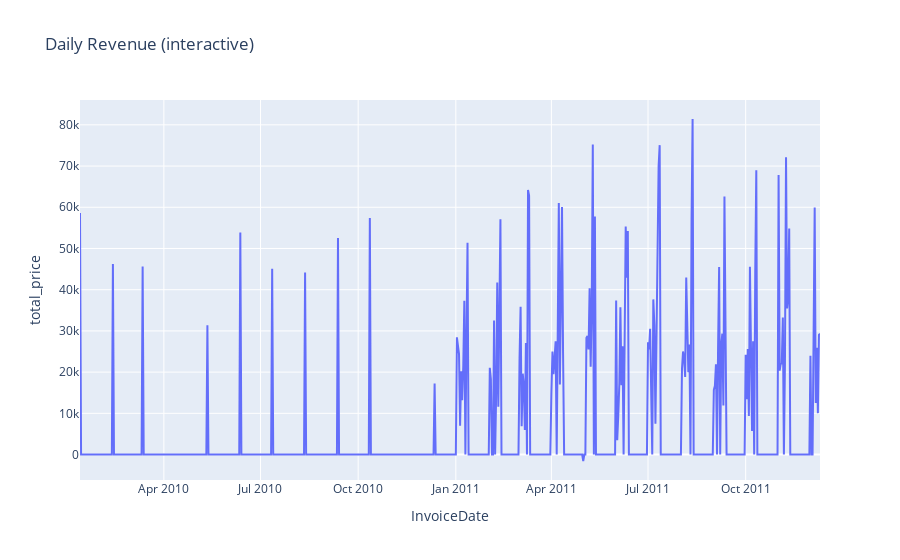
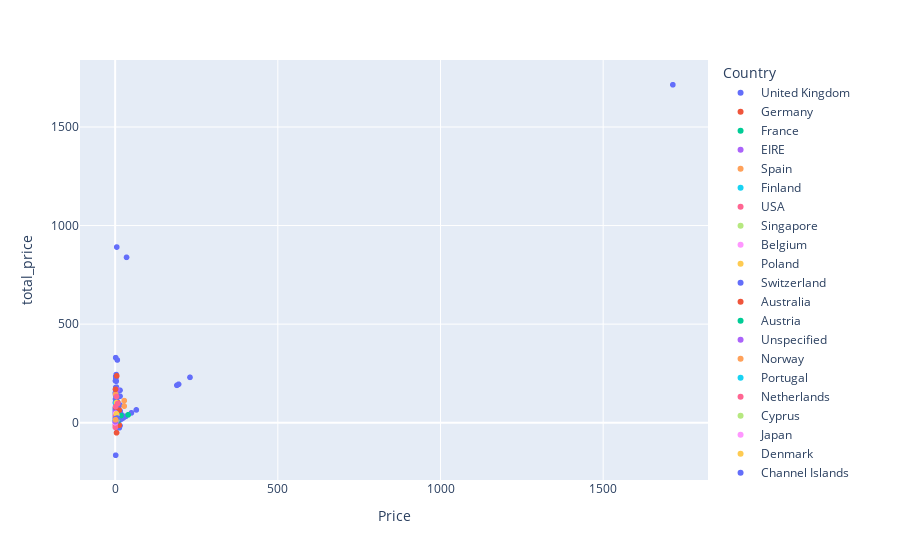

Notebook code for these charts, in order:
### Code cell
fig = px.line(daily.reset_index(), x='InvoiceDate', y='total_price', title='Daily Revenue (interactive)')
fig.show()

fig2 = px.scatter(df.sample(2000), x='Price', y='total_price', color='Country', hover_data=['Description'])
fig2.show()

### Figure 1 — Plotly figure (JSON) as saved in the notebook; plotly's stock layout.template omitted (floating-point values rounded to 4 significant figures; data arrays with more than 128 entries replaced by an {"elided": "..."} marker saying what was removed)
{"data": [{"hovertemplate": "InvoiceDate=%{x}<br>total_price=%{y}<extra></extra>", "legendgroup": "", "line": {"color": "#636efa", "dash": "solid"}, "marker": {"symbol": "circle"}, "mode": "lines", "name": "", "orientation": "v", "showlegend": false, "type": "scatter", "x": {"elided": "698 str values"}, "xaxis": "x", "y": {"elided": "698 float values"}, "yaxis": "y"}], "layout": {"legend": {"tracegroupgap": 0}, "title": {"text": "Daily Revenue (interactive)"}, "xaxis": {"anchor": "y", "domain": [0, 1], "title": {"text": "InvoiceDate"}}, "yaxis": {"anchor": "x", "domain": [0, 1], "title": {"text": "total_price"}}}}

### Figure 2 — Plotly figure (JSON) as saved in the notebook; plotly's stock layout.template omitted (floating-point values rounded to 4 significant figures; data arrays with more than 128 entries replaced by an {"elided": "..."} marker saying what was removed)
{"data": [{"customdata": {"elided": "1826x1 str values"}, "hovertemplate": "Country=United Kingdom<br>Price=%{x}<br>total_price=%{y}<br>Description=%{customdata[0]}<extra></extra>", "legendgroup": "United Kingdom", "marker": {"color": "#636efa", "symbol": "circle"}, "mode": "markers", "name": "United Kingdom", "showlegend": true, "type": "scattergl", "x": {"elided": "1826 float values"}, "xaxis": "x", "y": {"elided": "1826 float values"}, "yaxis": "y"}, {"customdata": [["JUMBO BAG PEARS"], ["SET OF 12 FAIRY CAKE BAKING CASES"], ["3 STRIPEY MICE FELTCRAFT"], ["PACK 3 BOXES CHRISTMAS PANNETONE"], ["SKETCHBOOK MAGNETIC SHOPPING LIST"], ["ALARM CLOCK BAKELIKE IVORY"], ["RABBIT NIGHT LIGHT"], ["SWEETHEART 3 TIER CAKE STAND "], ["FIVE HEART HANGING DECORATION"], ["JAM MAKING SET WITH JARS"], ["WOODEN OWLS LIGHT GARLAND "], ["JAM MAKING SET PRINTED"], ["SET OF 16 VINTAGE SKY BLUE CUTLERY"], ["STRAWBERRY FAIRY CAKE TEAPOT"], ["EASTER TIN CHICKS IN GARDEN"], ["BEACH HUT SHELF W 3 DRAWERS"], ["GINGERBREAD MAN COOKIE CUTTER"], ["RED RETROSPOT UMBRELLA"], ["RED TOADSTOOL LED NIGHT LIGHT"], ["CAKE STAND 3 TIER MAGIC GARDEN"], ["RETROSPOT PARTY BAG + STICKER SET"], ["HAIRCLIPS FORTIES FABRIC ASSORTED"], ["SET OF 60 PANTRY DESIGN CAKE CASES "], ["PACK OF 12 LONDON TISSUES "], ["IVORY KITCHEN SCALES"], ["JUMBO BAG SPACEBOY DESIGN"], ["PINK PARTY BAGS"], ["SKULLS STORAGE BOX SMALL"], ["RECYCLED ACAPULCO MAT RED"], ["COFFEE MUG PEARS  DESIGN"], ["SET OF 3 CAKE TINS PANTRY DESIGN "], ["WOODLAND SMALL RED FELT HEART"], ["MAGIC DRAWING SLATE SPACEBOY "], ["RED GINGHAM ROSE JEWELLERY BOX"], ["RED RETROSPOT PEG BAG"], ["GUMBALL COAT RACK"], ["BAKING SET SPACEBOY DESIGN"], ["JUMBO BAG VINTAGE LEAF"], ["WHITE SPOT RED CERAMIC DRAWER KNOB"], ["ROUND SNACK BOXES SET OF 4 FRUITS "], ["CHILDRENS CUTLERY SPACEBOY "], ["ROUND SNACK BOXES SET OF 4 FRUITS "], ["RECIPE BOX BLUE SKETCHBOOK DESIGN"], ["PACK OF 6 BIRDY GIFT TAGS"], ["SET OF 2 TEA TOWELS APPLE AND PEARS"], ["CHARLOTTE BAG VINTAGE ALPHABET "]], "hovertemplate": "Country=Germany<br>Price=%{x}<br>total_price=%{y}<br>Description=%{customdata[0]}<extra></extra>", "legendgroup": "Germany", "marker": {"color": "#EF553B", "symbol": "circle"}, "mode": "markers", "name": "Germany", "showlegend": true, "type": "scattergl", "x": [2.08, 0.83, 1.95, 1.95, 1.45, 3.75, 1.79, 8.5, 2.95, 4.25, 4.25, 1.45, 12.75, 4.95, 1.65, 4.95, 1.25, 4.95, 1.65, 12.75, 1.65, 0.65, 0.55, 0.39, 8.5, 2.08, 2.1, 2.1, 8.25, 2.55, 4.95, 0.83, 0.42, 1.65, 2.55, 2.55, 4.95, 2.08, 1.25, 2.95, 4.15, 2.95, 2.95, 1.25, 2.95, 0.85], "xaxis": "x", "y": [41.6, 6.64, 11.7, 23.4, 52.2, 15.0, 42.96, 102.0, 8.85, 25.5, -51.0, -2.9, 63.75, 39.6, 79.2, 39.6, 30.0, 237.6, 79.2, -12.75, 13.2, 7.8, 3.3, 9.36, 34.0, 2.08, 8.4, 25.2, 16.5, 15.3, 14.85, 9.96, 10.08, -1.65, 45.9, -5.1, 14.85, 20.8, 15.0, 17.7, 16.6, 17.7, 17.7, 15.0, 35.4, 8.5], "yaxis": "y"}, {"customdata": [["LUNCH BAG APPLE DESIGN"], ["PAPER CHAIN KIT RETROSPOT"], ["LUNCH BAG APPLE DESIGN"], ["SET OF 36 SPACEBOY PAPER DOILIES"], ["CHRISTMAS RETROSPOT ANGEL WOOD"], ["GIRLS VINTAGE TIN SEASIDE BUCKET"], ["MINI PLAYING CARDS SPACEBOY "], ["DOORMAT KEEP CALM AND COME IN"], ["LUNCH BAG WOODLAND"], ["CIRCUS PARADE LUNCH BOX "], ["SET OF 20 KIDS COOKIE CUTTERS"], ["RED RETROSPOT SHOPPING BAG"], ["JUMBO BAG ALPHABET"], ["MONEY BOX KINGS CHOICE DESIGN"], ["POPPY FIELDS CHOPPING BOARD"], ["PLAYING CARDS JUBILEE UNION JACK"], ["CHRISTMAS METAL POSTCARD WITH BELLS"], ["GINGERBREAD MAN COOKIE CUTTER"], ["SPACEBOY BEAKER"], ["LUNCH BAG SUKI  DESIGN "], ["SET OF 12  VINTAGE POSTCARD SET"], ["POSTAGE"], ["SET OF 12 MINI LOAF BAKING CASES"], ["BIG DOUGHNUT FRIDGE MAGNETS"], ["WOODLAND CHARLOTTE BAG"], ["REVOLVER WOODEN RULER "], ["PENS ASSORTED FUNNY FACE"], ["SET 6 FOOTBALL CELEBRATION CANDLES"], ["GUMBALL COAT RACK"], ["SUKI  SHOULDER BAG"], ["MAGIC DRAWING SLATE CIRCUS PARADE  "], ["PLASTERS IN TIN WOODLAND ANIMALS"], ["SET OF 5 PANCAKE DAY MAGNETS"], ["BRIGHT BLUES RIBBONS "], ["BAKING SET 9 PIECE RETROSPOT "], ["IVORY DINER WALL CLOCK"], ["ROUND SNACK BOXES SET OF4 WOODLAND "], ["PACK OF 60 PINK PAISLEY CAKE CASES"]], "hovertemplate": "Country=France<br>Price=%{x}<br>total_price=%{y}<br>Description=%{customdata[0]}<extra></extra>", "legendgroup": "France", "marker": {"color": "#00cc96", "symbol": "circle"}, "mode": "markers", "name": "France", "showlegend": true, "type": "scattergl", "x": [1.65, 2.55, 1.65, 1.45, 0.85, 2.55, 0.42, 8.25, 1.65, 1.95, 2.1, 2.55, 2.08, 1.25, 4.95, 1.25, 0.39, 1.25, 1.25, 1.65, 2.55, 18.0, 0.83, 0.85, 0.85, 1.95, 0.19, 1.25, 2.55, 1.65, 0.42, 1.65, 2.08, 1.25, 4.95, 8.5, 2.95, 0.55], "xaxis": "x", "y": [16.5, 102.0, 16.5, 17.4, 10.2, 20.4, 8.4, 8.25, 16.5, 23.4, 25.2, 15.3, 20.8, 15.0, 14.85, 2.5, 28.08, 15.0, 15.0, 16.5, 15.3, 36.0, 6.64, 10.2, 8.5, 13.65, 6.84, 15.0, 15.3, 16.5, 30.24, 19.8, 49.92, 15.0, 14.85, 17.0, 17.7, 13.2], "yaxis": "y"}, {"customdata": [["TEA TIME TEA SET IN GIFT BOX"], ["SET OF 60 VINTAGE LEAF CAKE CASES "], ["HOT WATER BOTTLE TEA AND SYMPATHY"], ["SMALL WHITE HEART OF WICKER"], ["BIRTHDAY BANQUET GIFT WRAP"], ["GARLAND, MAGIC GARDEN 1.8M"], ["SET OF 6 3D KIT CARDS FOR KIDS"], ["REGENCY MILK JUG PINK "], ["LARGE YELLOW BABUSHKA NOTEBOOK "], ["4 TRADITIONAL SPINNING TOPS"], ["PACK OF 12 TRADITIONAL CRAYONS"], ["TOY TIDY PINK POLKADOT"], ["SPACEBOY TV DINNER TRAY"], ["LUNCH BAG PINK POLKADOT"], ["PANTRY SCRUBBING BRUSH"], ["TEA PARTY BIRTHDAY CARD"], ["PINK POODLE HANGING DECORATION "], ["PICTURE DOMINOES"], ["WOODEN STAR CHRISTMAS SCANDINAVIAN"], ["GIANT 50'S CHRISTMAS CRACKER"], ["JUMBO BAG SCANDINAVIAN BLUE PAISLEY"], ["AGED GLASS SILVER T-LIGHT HOLDER"], ["FLOWER VINE RAFFIA FOOD COVER"], ["15CM CHRISTMAS GLASS BALL 20 LIGHTS"]], "hovertemplate": "Country=EIRE<br>Price=%{x}<br>total_price=%{y}<br>Description=%{customdata[0]}<extra></extra>", "legendgroup": "EIRE", "marker": {"color": "#ab63fa", "symbol": "circle"}, "mode": "markers", "name": "EIRE", "showlegend": true, "type": "scattergl", "x": [6.95, 0.55, 3.95, 1.65, 0.42, 1.95, 0.85, 3.25, 1.25, 1.25, 0.36, 2.1, 1.95, 1.65, 1.65, 0.42, 0.38, 1.45, 0.85, 1.25, 2.08, 0.65, 3.75, 6.95], "xaxis": "x", "y": [20.85, 13.2, 31.6, 19.8, 10.5, 23.4, 10.2, 13.0, 15.0, 15.0, 51.84, 10.5, 15.6, 16.5, 9.9, 5.04, -4.56, 17.4, 40.8, 15.0, 20.8, 7.8, 22.5, 166.8], "yaxis": "y"}, {"customdata": [["VINTAGE BEAD NOTEBOOK"], ["POSTAGE"], ["ROLL WRAP VINTAGE CHRISTMAS"], ["LUNCH BAG RED RETROSPOT"], ["BLUE POLKADOT BOWL"], ["POSTAGE"], ["CERAMIC CHERRY CAKE MONEY BANK"], ["MIRROR MOSAIC GOBLET CANDLE HOLDER"], ["T-LIGHT GLASS FLUTED ANTIQUE"], ["MEASURING TAPE BABUSHKA BLUE"]], "hovertemplate": "Country=Spain<br>Price=%{x}<br>total_price=%{y}<br>Description=%{customdata[0]}<extra></extra>", "legendgroup": "Spain", "marker": {"color": "#FFA15A", "symbol": "circle"}, "mode": "markers", "name": "Spain", "showlegend": true, "type": "scattergl", "x": [2.95, 28.0, 1.25, 1.45, 1.25, 28.0, 0.39, 4.25, 1.25, 2.95], "xaxis": "x", "y": [5.9, 112.0, 15.0, 145.0, 10.0, 84.0, 0.39, 17.0, 15.0, 17.7], "yaxis": "y"}, {"customdata": [["SET OF 4 ENGLISH ROSE COASTERS"], ["PINK FELT HANGING HEART W FLOWER"], ["SPACEBOY GIFT WRAP"], ["SET3 BOOK BOX GREEN GINGHAM FLOWER "], ["DOUGHNUT LIP GLOSS "]], "hovertemplate": "Country=Finland<br>Price=%{x}<br>total_price=%{y}<br>Description=%{customdata[0]}<extra></extra>", "legendgroup": "Finland", "marker": {"color": "#19d3f3", "symbol": "circle"}, "mode": "markers", "name": "Finland", "showlegend": true, "type": "scattergl", "x": [1.25, 0.85, 0.42, 4.25, 1.25], "xaxis": "x", "y": [12.5, 10.2, 10.5, 34.0, 100.0], "yaxis": "y"}, {"customdata": [["MINI PAINT SET VINTAGE "], ["PACK OF 60 SPACEBOY CAKE CASES"]], "hovertemplate": "Country=USA<br>Price=%{x}<br>total_price=%{y}<br>Description=%{customdata[0]}<extra></extra>", "legendgroup": "USA", "marker": {"color": "#FF6692", "symbol": "circle"}, "mode": "markers", "name": "USA", "showlegend": true, "type": "scattergl", "x": [0.65, 0.55], "xaxis": "x", "y": [-23.4, -13.2], "yaxis": "y"}, {"customdata": [["TREASURE ISLAND BOOK BOX"]], "hovertemplate": "Country=Singapore<br>Price=%{x}<br>total_price=%{y}<br>Description=%{customdata[0]}<extra></extra>", "legendgroup": "Singapore", "marker": {"color": "#B6E880", "symbol": "circle"}, "mode": "markers", "name": "Singapore", "showlegend": true, "type": "scattergl", "x": [2.25], "xaxis": "x", "y": [18.0], "yaxis": "y"}, {"customdata": [["STRAWBERRY FAIRY CAKE TEAPOT"], ["CARD DOLLY GIRL "], ["RED RETROSPOT CHILDRENS UMBRELLA"], ["VINTAGE SNAKES & LADDERS"], ["PACK 3 BOXES CHRISTMAS PANNETONE"], ["RED VINTAGE SPOT BEAKER"], ["SET 36 COLOUR PENCILS DOLLY GIRL"], ["JUMBO BAG VINTAGE DOILY "], ["SET OF 6 RIBBONS PERFECTLY PRETTY  "]], "hovertemplate": "Country=Belgium<br>Price=%{x}<br>total_price=%{y}<br>Description=%{customdata[0]}<extra></extra>", "legendgroup": "Belgium", "marker": {"color": "#FF97FF", "symbol": "circle"}, "mode": "markers", "name": "Belgium", "showlegend": true, "type": "scattergl", "x": [4.95, 0.42, 3.25, 3.75, 1.95, 0.85, 1.25, 2.08, 2.89], "xaxis": "x", "y": [39.6, 5.04, 19.5, 15.0, 46.8, 6.8, 20.0, 20.8, 17.34], "yaxis": "y"}, {"customdata": [["SET OF 3 CAKE TINS PANTRY DESIGN "], ["ZINC WILLIE WINKIE  CANDLE STICK"], ["POSTAGE"], ["HOME GARLAND PAINTED ZINC "]], "hovertemplate": "Country=Poland<br>Price=%{x}<br>total_price=%{y}<br>Description=%{customdata[0]}<extra></extra>", "legendgroup": "Poland", "marker": {"color": "#FECB52", "symbol": "circle"}, "mode": "markers", "name": "Poland", "showlegend": true, "type": "scattergl", "x": [4.25, 0.85, 40.0, 0.75], "xaxis": "x", "y": [102.0, 10.2, 40.0, 18.0], "yaxis": "y"}, {"customdata": [["BLACK/BLUE POLKADOT UMBRELLA"], ["DOORMAT CHRISTMAS VILLAGE"], ["JUMBO STORAGE BAG SUKI"], ["DOUGHNUT LIP GLOSS "], ["COTTON APRON PANTRY DESIGN"], ["APPLE BATH SPONGE"], ["SET OF 72 PINK HEART PAPER DOILIES"], ["SET/20 RED RETROSPOT PAPER NAPKINS "], ["CARD BIRTHDAY COWBOY"]], "hovertemplate": "Country=Switzerland<br>Price=%{x}<br>total_price=%{y}<br>Description=%{customdata[0]}<extra></extra>", "legendgroup": "Switzerland", "marker": {"color": "#636efa", "symbol": "circle"}, "mode": "markers", "name": "Switzerland", "showlegend": true, "type": "scattergl", "x": [5.95, 7.95, 2.08, 1.25, 4.95, 1.25, 1.45, 0.85, 0.42], "xaxis": "x", "y": [17.85, 15.9, 20.8, 25.0, 9.9, 12.5, 17.4, 20.4, 10.08], "yaxis": "y"}, {"customdata": [["BLACK/BLUE POLKADOT UMBRELLA"], ["4 TRADITIONAL SPINNING TOPS"]], "hovertemplate": "Country=Australia<br>Price=%{x}<br>total_price=%{y}<br>Description=%{customdata[0]}<extra></extra>", "legendgroup": "Australia", "marker": {"color": "#EF553B", "symbol": "circle"}, "mode": "markers", "name": "Australia", "showlegend": true, "type": "scattergl", "x": [5.95, 1.06], "xaxis": "x", "y": [17.85, 169.6], "yaxis": "y"}, {"customdata": [["12 PENCILS SMALL TUBE RED RETROSPOT"], ["POSTAGE"]], "hovertemplate": "Country=Austria<br>Price=%{x}<br>total_price=%{y}<br>Description=%{customdata[0]}<extra></extra>", "legendgroup": "Austria", "marker": {"color": "#00cc96", "symbol": "circle"}, "mode": "markers", "name": "Austria", "showlegend": true, "type": "scattergl", "x": [0.65, 40.0], "xaxis": "x", "y": [31.2, 40.0], "yaxis": "y"}, {"customdata": [["MAGIC DRAWING SLATE BUNNIES "], ["MAGIC DRAWING SLATE BAKE A CAKE "]], "hovertemplate": "Country=Unspecified<br>Price=%{x}<br>total_price=%{y}<br>Description=%{customdata[0]}<extra></extra>", "legendgroup": "Unspecified", "marker": {"color": "#ab63fa", "symbol": "circle"}, "mode": "markers", "name": "Unspecified", "showlegend": true, "type": "scattergl", "x": [0.42, 0.42], "xaxis": "x", "y": [1.68, 0.84], "yaxis": "y"}, {"customdata": [["BAKING MOULD CHOCOLATE CUPCAKES"]], "hovertemplate": "Country=Norway<br>Price=%{x}<br>total_price=%{y}<br>Description=%{customdata[0]}<extra></extra>", "legendgroup": "Norway", "marker": {"color": "#FFA15A", "symbol": "circle"}, "mode": "markers", "name": "Norway", "showlegend": true, "type": "scattergl", "x": [2.55], "xaxis": "x", "y": [15.3], "yaxis": "y"}, {"customdata": [["PING MICROWAVE APRON"], ["MAGAZINE RACK GEBRA ASSORTED "], ["CD WALL TIDY RED FLOWERS"]], "hovertemplate": "Country=Portugal<br>Price=%{x}<br>total_price=%{y}<br>Description=%{customdata[0]}<extra></extra>", "legendgroup": "Portugal", "marker": {"color": "#19d3f3", "symbol": "circle"}, "mode": "markers", "name": "Portugal", "showlegend": true, "type": "scattergl", "x": [5.95, 2.75, 0.42], "xaxis": "x", "y": [17.85, 16.5, 5.04], "yaxis": "y"}, {"customdata": [["JUMBO BAG PAISLEY PARK"], ["SET OF 3 REGENCY CAKE TINS"], ["SMALL PURPLE BABUSHKA NOTEBOOK "], ["FELT TOADSTOOL LARGE"], ["CHILDRENS APRON SPACEBOY DESIGN"], ["REGENCY TEAPOT ROSES "]], "hovertemplate": "Country=Netherlands<br>Price=%{x}<br>total_price=%{y}<br>Description=%{customdata[0]}<extra></extra>", "legendgroup": "Netherlands", "marker": {"color": "#FF6692", "symbol": "circle"}, "mode": "markers", "name": "Netherlands", "showlegend": true, "type": "scattergl", "x": [2.08, 4.15, 0.21, 1.25, 1.65, 8.15], "xaxis": "x", "y": [2.08, 132.8, 30.24, 15.0, 82.5, 97.8], "yaxis": "y"}, {"customdata": [["ENAMEL BLUE RIM BISCUIT BIN"]], "hovertemplate": "Country=Cyprus<br>Price=%{x}<br>total_price=%{y}<br>Description=%{customdata[0]}<extra></extra>", "legendgroup": "Cyprus", "marker": {"color": "#B6E880", "symbol": "circle"}, "mode": "markers", "name": "Cyprus", "showlegend": true, "type": "scattergl", "x": [4.95], "xaxis": "x", "y": [14.85], "yaxis": "y"}, {"customdata": [["TRAVEL CARD WALLET RETRO PETALS"]], "hovertemplate": "Country=Japan<br>Price=%{x}<br>total_price=%{y}<br>Description=%{customdata[0]}<extra></extra>", "legendgroup": "Japan", "marker": {"color": "#FF97FF", "symbol": "circle"}, "mode": "markers", "name": "Japan", "showlegend": true, "type": "scattergl", "x": [0.42], "xaxis": "x", "y": [0.42], "yaxis": "y"}, {"customdata": [["ALARM CLOCK BAKELIKE RED "]], "hovertemplate": "Country=Denmark<br>Price=%{x}<br>total_price=%{y}<br>Description=%{customdata[0]}<extra></extra>", "legendgroup": "Denmark", "marker": {"color": "#FECB52", "symbol": "circle"}, "mode": "markers", "name": "Denmark", "showlegend": true, "type": "scattergl", "x": [3.75], "xaxis": "x", "y": [45.0], "yaxis": "y"}, {"customdata": [["VINTAGE DOILY JUMBO BAG RED "], ["PLACE SETTING WHITE HEART"], ["VILLAGE SHOW WALL ART"]], "hovertemplate": "Country=Channel Islands<br>Price=%{x}<br>total_price=%{y}<br>Description=%{customdata[0]}<extra></extra>", "legendgroup": "Channel Islands", "marker": {"color": "#636efa", "symbol": "circle"}, "mode": "markers", "name": "Channel Islands", "showlegend": true, "type": "scattergl", "x": [2.08, 0.42, 5.95], "xaxis": "x", "y": [20.8, 20.16, 23.8], "yaxis": "y"}, {"customdata": [["BIG DOUGHNUT FRIDGE MAGNETS"]], "hovertemplate": "Country=Greece<br>Price=%{x}<br>total_price=%{y}<br>Description=%{customdata[0]}<extra></extra>", "legendgroup": "Greece", "marker": {"color": "#EF553B", "symbol": "circle"}, "mode": "markers", "name": "Greece", "showlegend": true, "type": "scattergl", "x": [0.85], "xaxis": "x", "y": [10.2], "yaxis": "y"}, {"customdata": [["HEARTS  STICKERS"]], "hovertemplate": "Country=European Community<br>Price=%{x}<br>total_price=%{y}<br>Description=%{customdata[0]}<extra></extra>", "legendgroup": "European Community", "marker": {"color": "#00cc96", "symbol": "circle"}, "mode": "markers", "name": "European Community", "showlegend": true, "type": "scattergl", "x": [0.85], "xaxis": "x", "y": [10.2], "yaxis": "y"}, {"customdata": [["BEST DAD CANDLE LETTERS"]], "hovertemplate": "Country=Malta<br>Price=%{x}<br>total_price=%{y}<br>Description=%{customdata[0]}<extra></extra>", "legendgroup": "Malta", "marker": {"color": "#ab63fa", "symbol": "circle"}, "mode": "markers", "name": "Malta", "showlegend": true, "type": "scattergl", "x": [0.85], "xaxis": "x", "y": [5.1], "yaxis": "y"}, {"customdata": [["PINK DRAWER KNOB ACRYLIC EDWARDIAN"]], "hovertemplate": "Country=Iceland<br>Price=%{x}<br>total_price=%{y}<br>Description=%{customdata[0]}<extra></extra>", "legendgroup": "Iceland", "marker": {"color": "#FFA15A", "symbol": "circle"}, "mode": "markers", "name": "Iceland", "showlegend": true, "type": "scattergl", "x": [1.25], "xaxis": "x", "y": [15.0], "yaxis": "y"}], "layout": {"legend": {"title": {"text": "Country"}, "tracegroupgap": 0}, "margin": {"t": 60}, "xaxis": {"anchor": "y", "domain": [0, 1], "title": {"text": "Price"}}, "yaxis": {"anchor": "x", "domain": [0, 1], "title": {"text": "total_price"}}}}
